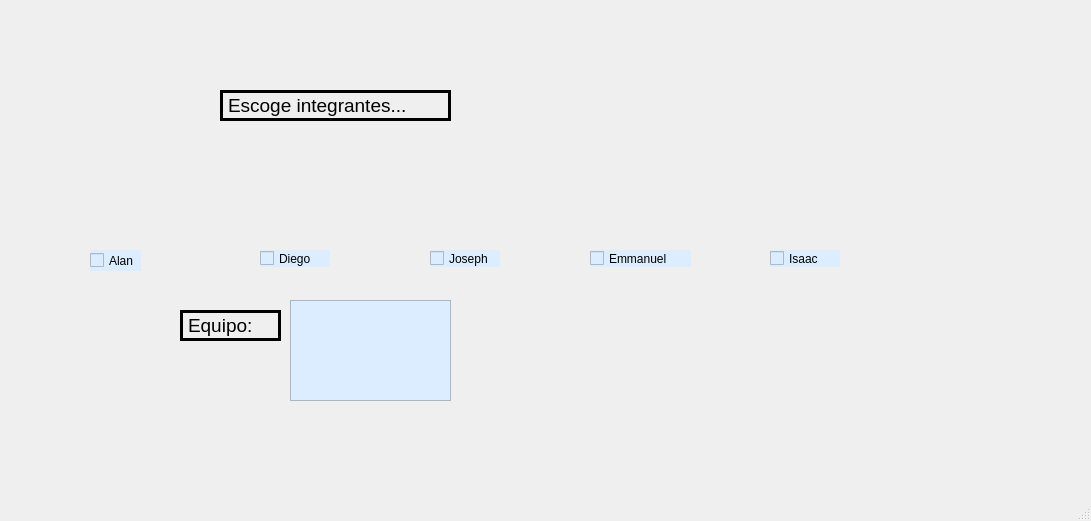
<?xml version="1.0" encoding="UTF-8"?>
<ui version="4.0">
 <class>MainWindow</class>
 <widget class="QMainWindow" name="MainWindow">
  <property name="geometry">
   <rect>
    <x>0</x>
    <y>0</y>
    <width>1091</width>
    <height>521</height>
   </rect>
  </property>
  <property name="windowTitle">
   <string>MainWindow</string>
  </property>
  <widget class="QWidget" name="centralwidget">
   <widget class="QLabel" name="label_9">
    <property name="geometry">
     <rect>
      <x>900</x>
      <y>350</y>
      <width>161</width>
      <height>101</height>
     </rect>
    </property>
    <property name="text">
     <string/>
    </property>
    <property name="pixmap">
     <pixmap resource="../../Resource/resource.qrc">:/Logos/Shelby-Logo.png</pixmap>
    </property>
    <property name="scaledContents">
     <bool>true</bool>
    </property>
   </widget>
   <widget class="QLabel" name="label_10">
    <property name="geometry">
     <rect>
      <x>890</x>
      <y>10</y>
      <width>191</width>
      <height>61</height>
     </rect>
    </property>
    <property name="text">
     <string/>
    </property>
    <property name="pixmap">
     <pixmap resource="../../Resource/resource.qrc">:/Logos/fians.png</pixmap>
    </property>
    <property name="scaledContents">
     <bool>true</bool>
    </property>
   </widget>
   <widget class="QLabel" name="label_11">
    <property name="geometry">
     <rect>
      <x>10</x>
      <y>10</y>
      <width>161</width>
      <height>71</height>
     </rect>
    </property>
    <property name="text">
     <string/>
    </property>
    <property name="pixmap">
     <pixmap resource="../../Resource/resource.qrc">:/Logos/uatlogopng.png</pixmap>
    </property>
    <property name="scaledContents">
     <bool>true</bool>
    </property>
   </widget>
   <widget class="QLabel" name="Img_alan">
    <property name="geometry">
     <rect>
      <x>60</x>
      <y>140</y>
      <width>131</width>
      <height>101</height>
     </rect>
    </property>
    <property name="text">
     <string/>
    </property>
    <property name="pixmap">
     <pixmap resource="../../Resource/resource.qrc">:/Integrantes/Img_alan.jpg</pixmap>
    </property>
    <property name="scaledContents">
     <bool>true</bool>
    </property>
   </widget>
   <widget class="QCheckBox" name="cb_alan">
    <property name="geometry">
     <rect>
      <x>90</x>
      <y>250</y>
      <width>51</width>
      <height>21</height>
     </rect>
    </property>
    <property name="styleSheet">
     <string notr="true">background-color: rgb(219, 237, 255);</string>
    </property>
    <property name="text">
     <string>Alan</string>
    </property>
   </widget>
   <widget class="QTextEdit" name="txt_equipo">
    <property name="geometry">
     <rect>
      <x>290</x>
      <y>300</y>
      <width>161</width>
      <height>101</height>
     </rect>
    </property>
    <property name="styleSheet">
     <string notr="true">background-color: rgb(219, 237, 255);</string>
    </property>
   </widget>
   <widget class="QLabel" name="label_4">
    <property name="geometry">
     <rect>
      <x>180</x>
      <y>310</y>
      <width>101</width>
      <height>31</height>
     </rect>
    </property>
    <property name="font">
     <font>
      <pointsize>14</pointsize>
     </font>
    </property>
    <property name="styleSheet">
     <string notr="true">
    border: 2.5px solid balck;
    color: black;</string>
    </property>
    <property name="text">
     <string>Equipo: </string>
    </property>
   </widget>
   <widget class="QCheckBox" name="cb_diego">
    <property name="geometry">
     <rect>
      <x>260</x>
      <y>250</y>
      <width>70</width>
      <height>17</height>
     </rect>
    </property>
    <property name="styleSheet">
     <string notr="true">background-color: rgb(219, 237, 255);</string>
    </property>
    <property name="text">
     <string>Diego</string>
    </property>
   </widget>
   <widget class="QLabel" name="Img_diego">
    <property name="geometry">
     <rect>
      <x>230</x>
      <y>140</y>
      <width>131</width>
      <height>101</height>
     </rect>
    </property>
    <property name="text">
     <string/>
    </property>
    <property name="pixmap">
     <pixmap resource="../../Resource/resource.qrc">:/Integrantes/Img_diego.jpg</pixmap>
    </property>
    <property name="scaledContents">
     <bool>true</bool>
    </property>
   </widget>
   <widget class="QCheckBox" name="cb_joseph">
    <property name="geometry">
     <rect>
      <x>430</x>
      <y>250</y>
      <width>70</width>
      <height>17</height>
     </rect>
    </property>
    <property name="styleSheet">
     <string notr="true">background-color: rgb(219, 237, 255);</string>
    </property>
    <property name="text">
     <string>Joseph</string>
    </property>
   </widget>
   <widget class="QLabel" name="Img_joseph">
    <property name="geometry">
     <rect>
      <x>400</x>
      <y>140</y>
      <width>131</width>
      <height>101</height>
     </rect>
    </property>
    <property name="text">
     <string/>
    </property>
    <property name="pixmap">
     <pixmap resource="../../Resource/resource.qrc">:/Integrantes/Img_joseph.jpg</pixmap>
    </property>
    <property name="scaledContents">
     <bool>true</bool>
    </property>
   </widget>
   <widget class="QLabel" name="label_5">
    <property name="geometry">
     <rect>
      <x>220</x>
      <y>90</y>
      <width>231</width>
      <height>31</height>
     </rect>
    </property>
    <property name="font">
     <font>
      <pointsize>14</pointsize>
     </font>
    </property>
    <property name="styleSheet">
     <string notr="true">
    border: 2.5px solid balck;
    color: black;</string>
    </property>
    <property name="text">
     <string>Escoge integrantes...</string>
    </property>
   </widget>
   <widget class="QCheckBox" name="cb_emma">
    <property name="geometry">
     <rect>
      <x>590</x>
      <y>250</y>
      <width>101</width>
      <height>17</height>
     </rect>
    </property>
    <property name="styleSheet">
     <string notr="true">background-color: rgb(219, 237, 255);</string>
    </property>
    <property name="text">
     <string>Emmanuel</string>
    </property>
   </widget>
   <widget class="QCheckBox" name="cb_isaac">
    <property name="geometry">
     <rect>
      <x>770</x>
      <y>250</y>
      <width>70</width>
      <height>17</height>
     </rect>
    </property>
    <property name="styleSheet">
     <string notr="true">background-color: rgb(219, 237, 255);</string>
    </property>
    <property name="text">
     <string>Isaac</string>
    </property>
   </widget>
   <widget class="QLabel" name="Img_joseph_2">
    <property name="geometry">
     <rect>
      <x>580</x>
      <y>140</y>
      <width>131</width>
      <height>101</height>
     </rect>
    </property>
    <property name="text">
     <string/>
    </property>
    <property name="pixmap">
     <pixmap resource="../../Resource/resource.qrc">:/Integrantes/emmanuel.jpeg</pixmap>
    </property>
    <property name="scaledContents">
     <bool>true</bool>
    </property>
   </widget>
   <widget class="QLabel" name="Img_joseph_3">
    <property name="geometry">
     <rect>
      <x>730</x>
      <y>140</y>
      <width>131</width>
      <height>101</height>
     </rect>
    </property>
    <property name="text">
     <string/>
    </property>
    <property name="pixmap">
     <pixmap resource="../../Resource/resource.qrc">:/Integrantes/duck.jpeg</pixmap>
    </property>
    <property name="scaledContents">
     <bool>true</bool>
    </property>
   </widget>
  </widget>
  <widget class="QMenuBar" name="menubar">
   <property name="geometry">
    <rect>
     <x>0</x>
     <y>0</y>
     <width>1091</width>
     <height>26</height>
    </rect>
   </property>
  </widget>
  <widget class="QStatusBar" name="statusbar"/>
 </widget>
 <resources>
  <include location="../../Resource/resource.qrc"/>
  <include location="../../Resource/resource.qrc"/>
 </resources>
 <connections/>
</ui>
